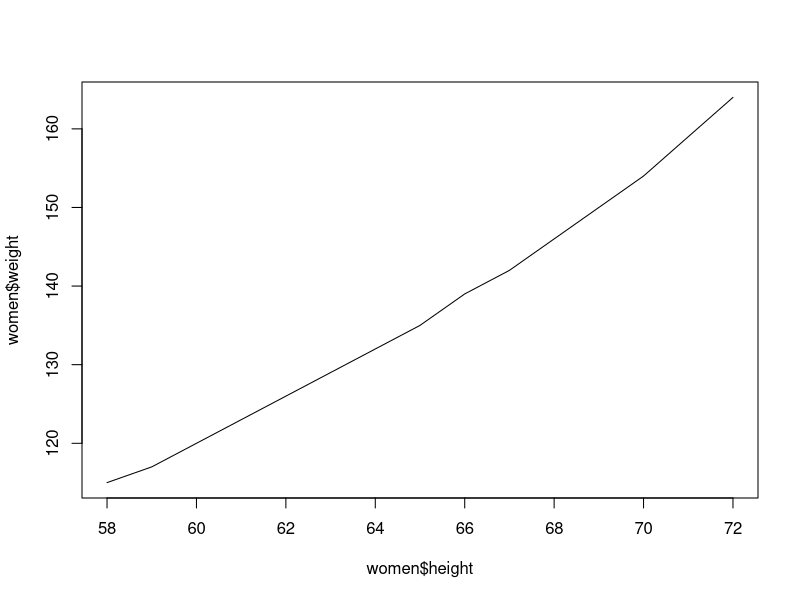

The R script that drew this image:
women
names(women)
str(women)

cov(women$height, women$weight)

cor(women$height, women$weight)

plot(x=women$height, y=women$weight, type='l')

fit1= lm(weight ~ height, data=women)
summary(fit1)

coef(fit1)

(y = -87 + 3.4*20)
range(women$height)

(new1 = data.frame(height=c(65,66, 66.5)))
(p1=predict(fit1,newdata = new1))
cbind(new1, p1)

install.packages('gsheet')
version
